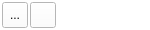
<?xml version="1.0" encoding="UTF-8"?>
<ui version="4.0">
 <class>LayerEntry</class>
 <widget class="QWidget" name="LayerEntry">
  <property name="geometry">
   <rect>
    <x>0</x>
    <y>0</y>
    <width>150</width>
    <height>30</height>
   </rect>
  </property>
  <property name="minimumSize">
   <size>
    <width>150</width>
    <height>30</height>
   </size>
  </property>
  <property name="maximumSize">
   <size>
    <width>300</width>
    <height>30</height>
   </size>
  </property>
  <property name="contextMenuPolicy">
   <enum>Qt::ActionsContextMenu</enum>
  </property>
  <property name="windowTitle">
   <string>Form</string>
  </property>
  <property name="autoFillBackground">
   <bool>false</bool>
  </property>
  <property name="styleSheet">
   <string notr="true">background-color: white</string>
  </property>
  <layout class="QHBoxLayout" name="horizontalLayout">
   <property name="spacing">
    <number>2</number>
   </property>
   <property name="leftMargin">
    <number>2</number>
   </property>
   <property name="topMargin">
    <number>2</number>
   </property>
   <property name="rightMargin">
    <number>2</number>
   </property>
   <property name="bottomMargin">
    <number>2</number>
   </property>
   <item>
    <widget class="QToolButton" name="hideButton">
     <property name="minimumSize">
      <size>
       <width>26</width>
       <height>26</height>
      </size>
     </property>
     <property name="maximumSize">
      <size>
       <width>26</width>
       <height>26</height>
      </size>
     </property>
     <property name="contextMenuPolicy">
      <enum>Qt::NoContextMenu</enum>
     </property>
     <property name="styleSheet">
      <string notr="true">background-color: white</string>
     </property>
     <property name="text">
      <string>...</string>
     </property>
     <property name="icon">
      <iconset resource="resources.qrc">
       <normaloff>:/icons/icons/baseline-visibility-24px.svg</normaloff>:/icons/icons/baseline-visibility-24px.svg</iconset>
     </property>
     <property name="iconSize">
      <size>
       <width>24</width>
       <height>24</height>
      </size>
     </property>
    </widget>
   </item>
   <item>
    <widget class="QToolButton" name="colorButton">
     <property name="minimumSize">
      <size>
       <width>26</width>
       <height>26</height>
      </size>
     </property>
     <property name="contextMenuPolicy">
      <enum>Qt::NoContextMenu</enum>
     </property>
     <property name="autoFillBackground">
      <bool>false</bool>
     </property>
     <property name="styleSheet">
      <string notr="true">background-color: white</string>
     </property>
     <property name="text">
      <string/>
     </property>
    </widget>
   </item>
   <item>
    <widget class="QLineEdit" name="labelEdit">
     <property name="mouseTracking">
      <bool>false</bool>
     </property>
     <property name="frame">
      <bool>false</bool>
     </property>
    </widget>
   </item>
  </layout>
 </widget>
 <resources>
  <include location="resources.qrc"/>
 </resources>
 <connections/>
</ui>
